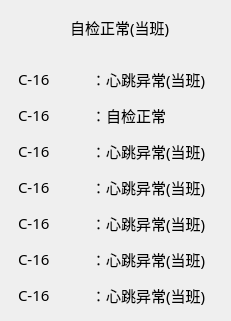
   <widget class="QWidget" name="verticalLayoutWidget_6">
    <property name="geometry">
     <rect>
      <x>610</x>
      <y>720</y>
      <width>231</width>
      <height>321</height>
     </rect>
    </property>
    <layout class="QVBoxLayout" name="verticalLayout_13">
     <item>
      <layout class="QHBoxLayout" name="horizontalLayout_45">
       <item>
        <spacer name="horizontalSpacer_10">
         <property name="orientation">
          <enum>Qt::Horizontal</enum>
         </property>
         <property name="sizeHint" stdset="0">
          <size>
           <width>40</width>
           <height>20</height>
          </size>
         </property>
        </spacer>
       </item>
       <item>
        <widget class="QLabel" name="label_207">
         <property name="minimumSize">
          <size>
           <width>33</width>
           <height>33</height>
          </size>
         </property>
         <property name="maximumSize">
          <size>
           <width>33</width>
           <height>33</height>
          </size>
         </property>
         <property name="styleSheet">
          <string notr="true">border-image: url(:/img/false.png);</string>
         </property>
         <property name="text">
          <string/>
         </property>
        </widget>
       </item>
       <item>
        <widget class="QLabel" name="label_84">
         <property name="minimumSize">
          <size>
           <width>150</width>
           <height>30</height>
          </size>
         </property>
         <property name="maximumSize">
          <size>
           <width>150</width>
           <height>30</height>
          </size>
         </property>
         <property name="font">
          <font>
           <family>宋体</family>
           <pointsize>11</pointsize>
          </font>
         </property>
         <property name="text">
          <string>自检正常(当班)</string>
         </property>
        </widget>
       </item>
      </layout>
     </item>
     <item>
      <spacer name="verticalSpacer_15">
       <property name="orientation">
        <enum>Qt::Vertical</enum>
       </property>
       <property name="sizeHint" stdset="0">
        <size>
         <width>20</width>
         <height>40</height>
        </size>
       </property>
      </spacer>
     </item>
     <item>
      <layout class="QHBoxLayout" name="horizontalLayout_46">
       <item>
        <widget class="QLabel" name="label_85">
         <property name="minimumSize">
          <size>
           <width>60</width>
           <height>30</height>
          </size>
         </property>
         <property name="maximumSize">
          <size>
           <width>60</width>
           <height>30</height>
          </size>
         </property>
         <property name="font">
          <font>
           <family>宋体</family>
           <pointsize>11</pointsize>
          </font>
         </property>
         <property name="text">
          <string>C-16</string>
         </property>
         <property name="alignment">
          <set>Qt::AlignLeading|Qt::AlignLeft|Qt::AlignVCenter</set>
         </property>
        </widget>
       </item>
       <item>
        <widget class="QLabel" name="label_86">
         <property name="minimumSize">
          <size>
           <width>120</width>
           <height>30</height>
          </size>
         </property>
         <property name="maximumSize">
          <size>
           <width>120</width>
           <height>30</height>
          </size>
         </property>
         <property name="font">
          <font>
           <family>宋体</family>
           <pointsize>11</pointsize>
          </font>
         </property>
         <property name="text">
          <string>：心跳异常(当班)</string>
         </property>
        </widget>
       </item>
      </layout>
     </item>
     <item>
      <layout class="QHBoxLayout" name="horizontalLayout_47">
       <item>
        <widget class="QLabel" name="label_87">
         <property name="minimumSize">
          <size>
           <width>60</width>
           <height>30</height>
          </size>
         </property>
         <property name="maximumSize">
          <size>
           <width>60</width>
           <height>30</height>
          </size>
         </property>
         <property name="font">
          <font>
           <family>宋体</family>
           <pointsize>11</pointsize>
          </font>
         </property>
         <property name="text">
          <string>C-16</string>
         </property>
         <property name="alignment">
          <set>Qt::AlignLeading|Qt::AlignLeft|Qt::AlignVCenter</set>
         </property>
        </widget>
       </item>
       <item>
        <widget class="QLabel" name="label_89">
         <property name="minimumSize">
          <size>
           <width>120</width>
           <height>30</height>
          </size>
         </property>
         <property name="maximumSize">
          <size>
           <width>120</width>
           <height>30</height>
          </size>
         </property>
         <property name="font">
          <font>
           <family>宋体</family>
           <pointsize>11</pointsize>
          </font>
         </property>
         <property name="text">
          <string>：自检正常</string>
         </property>
        </widget>
       </item>
      </layout>
     </item>
     <item>
      <layout class="QHBoxLayout" name="horizontalLayout_48">
       <item>
        <widget class="QLabel" name="label_90">
         <property name="minimumSize">
          <size>
           <width>60</width>
           <height>30</height>
          </size>
         </property>
         <property name="maximumSize">
          <size>
           <width>60</width>
           <height>30</height>
          </size>
         </property>
         <property name="font">
          <font>
           <family>宋体</family>
           <pointsize>11</pointsize>
          </font>
         </property>
         <property name="text">
          <string>C-16</string>
         </property>
         <property name="alignment">
          <set>Qt::AlignLeading|Qt::AlignLeft|Qt::AlignVCenter</set>
         </property>
        </widget>
       </item>
       <item>
        <widget class="QLabel" name="label_91">
         <property name="minimumSize">
          <size>
           <width>120</width>
           <height>30</height>
          </size>
         </property>
         <property name="maximumSize">
          <size>
           <width>120</width>
           <height>30</height>
          </size>
         </property>
         <property name="font">
          <font>
           <family>宋体</family>
           <pointsize>11</pointsize>
          </font>
         </property>
         <property name="text">
          <string>：心跳异常(当班)</string>
         </property>
        </widget>
       </item>
      </layout>
     </item>
     <item>
      <layout class="QHBoxLayout" name="horizontalLayout_49">
       <item>
        <widget class="QLabel" name="label_93">
         <property name="minimumSize">
          <size>
           <width>60</width>
           <height>30</height>
          </size>
         </property>
         <property name="maximumSize">
          <size>
           <width>60</width>
           <height>30</height>
          </size>
         </property>
         <property name="font">
          <font>
           <family>宋体</family>
           <pointsize>11</pointsize>
          </font>
         </property>
         <property name="text">
          <string>C-16</string>
         </property>
         <property name="alignment">
          <set>Qt::AlignLeading|Qt::AlignLeft|Qt::AlignVCenter</set>
         </property>
        </widget>
       </item>
       <item>
        <widget class="QLabel" name="label_95">
         <property name="minimumSize">
          <size>
           <width>120</width>
           <height>30</height>
          </size>
         </property>
         <property name="maximumSize">
          <size>
           <width>120</width>
           <height>30</height>
          </size>
         </property>
         <property name="font">
          <font>
           <family>宋体</family>
           <pointsize>11</pointsize>
          </font>
         </property>
         <property name="text">
          <string>：心跳异常(当班)</string>
         </property>
        </widget>
       </item>
      </layout>
     </item>
     <item>
      <layout class="QHBoxLayout" name="horizontalLayout_50">
       <item>
        <widget class="QLabel" name="label_96">
         <property name="minimumSize">
          <size>
           <width>60</width>
           <height>30</height>
          </size>
         </property>
         <property name="maximumSize">
          <size>
           <width>60</width>
           <height>30</height>
          </size>
         </property>
         <property name="font">
          <font>
           <family>宋体</family>
           <pointsize>11</pointsize>
          </font>
         </property>
         <property name="text">
          <string>C-16</string>
         </property>
         <property name="alignment">
          <set>Qt::AlignLeading|Qt::AlignLeft|Qt::AlignVCenter</set>
         </property>
        </widget>
       </item>
       <item>
        <widget class="QLabel" name="label_97">
         <property name="minimumSize">
          <size>
           <width>120</width>
           <height>30</height>
          </size>
         </property>
         <property name="maximumSize">
          <size>
           <width>120</width>
           <height>30</height>
          </size>
         </property>
         <property name="font">
          <font>
           <family>宋体</family>
           <pointsize>11</pointsize>
          </font>
         </property>
         <property name="text">
          <string>：心跳异常(当班)</string>
         </property>
        </widget>
       </item>
      </layout>
     </item>
     <item>
      <layout class="QHBoxLayout" name="horizontalLayout_52">
       <item>
        <widget class="QLabel" name="label_101">
         <property name="minimumSize">
          <size>
           <width>60</width>
           <height>30</height>
          </size>
         </property>
         <property name="maximumSize">
          <size>
           <width>60</width>
           <height>30</height>
          </size>
         </property>
         <property name="font">
          <font>
           <family>宋体</family>
           <pointsize>11</pointsize>
          </font>
         </property>
         <property name="text">
          <string>C-16</string>
         </property>
         <property name="alignment">
          <set>Qt::AlignLeading|Qt::AlignLeft|Qt::AlignVCenter</set>
         </property>
        </widget>
       </item>
       <item>
        <widget class="QLabel" name="label_102">
         <property name="minimumSize">
          <size>
           <width>120</width>
           <height>30</height>
          </size>
         </property>
         <property name="maximumSize">
          <size>
           <width>120</width>
           <height>30</height>
          </size>
         </property>
         <property name="font">
          <font>
           <family>宋体</family>
           <pointsize>11</pointsize>
          </font>
         </property>
         <property name="text">
          <string>：心跳异常(当班)</string>
         </property>
        </widget>
       </item>
      </layout>
     </item>
     <item>
      <layout class="QHBoxLayout" name="horizontalLayout_51">
       <item>
        <widget class="QLabel" name="label_98">
         <property name="minimumSize">
          <size>
           <width>60</width>
           <height>30</height>
          </size>
         </property>
         <property name="maximumSize">
          <size>
           <width>60</width>
           <height>30</height>
          </size>
         </property>
         <property name="font">
          <font>
           <family>宋体</family>
           <pointsize>11</pointsize>
          </font>
         </property>
         <property name="text">
          <string>C-16</string>
         </property>
         <property name="alignment">
          <set>Qt::AlignLeading|Qt::AlignLeft|Qt::AlignVCenter</set>
         </property>
        </widget>
       </item>
       <item>
        <widget class="QLabel" name="label_99">
         <property name="minimumSize">
          <size>
           <width>120</width>
           <height>30</height>
          </size>
         </property>
         <property name="maximumSize">
          <size>
           <width>120</width>
           <height>30</height>
          </size>
         </property>
         <property name="font">
          <font>
           <family>宋体</family>
           <pointsize>11</pointsize>
          </font>
         </property>
         <property name="text">
          <string>：心跳异常(当班)</string>
         </property>
        </widget>
       </item>
      </layout>
     </item>
    </layout>
   </widget>
